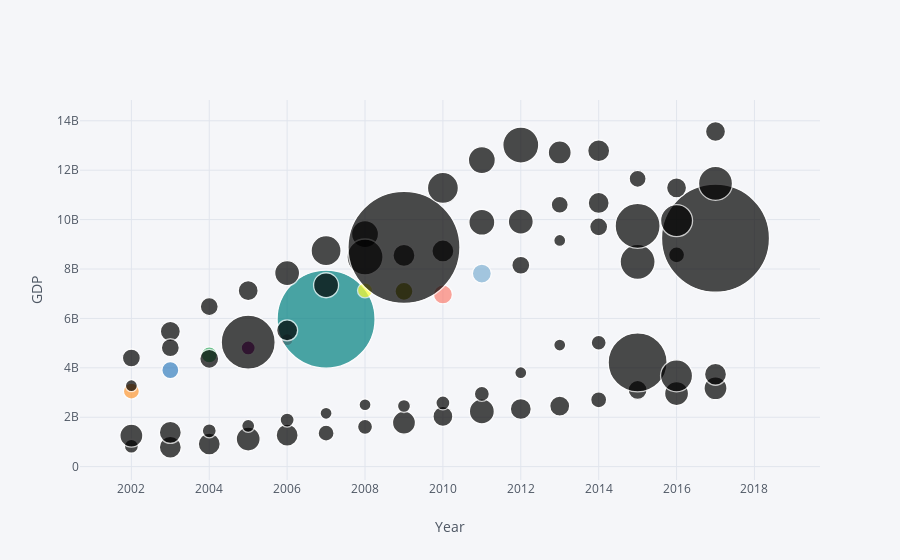

This figure's notebook cell:
### Code cell
select_low_country_df.iplot(kind='bubble', x='Year', mode='markers', y='GDP', size='Total Aid', text='Country',
             xTitle='Year', yTitle='GDP',
             filename='Aid_vs_GDP_bubbleplot')

### Figure 1 — Plotly figure (JSON) as saved in the notebook; plotly's stock layout.template omitted (floating-point values rounded to 4 significant figures)
{"data": [{"marker": {"color": ["rgb(255, 153, 51)", "rgb(55, 128, 191)", "rgb(50, 171, 96)", "rgb(128, 0, 128)", "rgb(219, 64, 82)", "rgb(0, 128, 128)", "rgb(255, 255, 51)", "rgb(128, 128, 0)", "rgb(251, 128, 114)", "rgb(128, 177, 211)"], "line": {"width": 1.3}, "size": [16, 17, 16, 14, 12, 98, 15, 18, 19, 19, 18, 12, 18, 35, 16, 108, 14, 22, 22, 24, 22, 16, 15, 23, 20, 25, 21, 20, 16, 19, 24, 23, 18, 20, 19, 54, 21, 25, 27, 22, 22, 26, 25, 17, 21, 45, 32, 34, 12, 18, 18, 20, 25, 30, 36, 112, 31, 27, 36, 23, 22, 17, 20, 20, 23, 22, 14, 13, 14, 12, 12, 13, 14, 15, 12, 12, 15, 59, 32, 22], "symbol": "circle"}, "mode": "markers", "text": ["Benin", "Benin", "Benin", "Benin", "Benin", "Benin", "Benin", "Benin", "Benin", "Benin", "Benin", "Benin", "Benin", "Benin", "Benin", "Benin", "Burundi", "Burundi", "Burundi", "Burundi", "Burundi", "Burundi", "Burundi", "Burundi", "Burundi", "Burundi", "Burundi", "Burundi", "Burundi", "Burundi", "Burundi", "Burundi", "Madagascar", "Madagascar", "Madagascar", "Madagascar", "Madagascar", "Madagascar", "Madagascar", "Madagascar", "Madagascar", "Madagascar", "Madagascar", "Madagascar", "Madagascar", "Madagascar", "Madagascar", "Madagascar", "Namibia", "Namibia", "Namibia", "Namibia", "Namibia", "Namibia", "Namibia", "Namibia", "Namibia", "Namibia", "Namibia", "Namibia", "Namibia", "Namibia", "Namibia", "Namibia", "Sierra Leone", "Sierra Leone", "Sierra Leone", "Sierra Leone", "Sierra Leone", "Sierra Leone", "Sierra Leone", "Sierra Leone", "Sierra Leone", "Sierra Leone", "Sierra Leone", "Sierra Leone", "Sierra Leone", "Sierra Leone", "Sierra Leone", "Sierra Leone"], "type": "scatter", "uid": "98675d4c-f21d-40c3-ade6-5d209e545586", "x": [2002, 2003, 2004, 2005, 2006, 2007, 2008, 2009, 2010, 2011, 2012, 2013, 2014, 2015, 2016, 2017, 2002, 2003, 2004, 2005, 2006, 2007, 2008, 2009, 2010, 2011, 2012, 2013, 2014, 2015, 2016, 2017, 2002, 2003, 2004, 2005, 2006, 2007, 2008, 2009, 2010, 2011, 2012, 2013, 2014, 2015, 2016, 2017, 2002, 2003, 2004, 2005, 2006, 2007, 2008, 2009, 2010, 2011, 2012, 2013, 2014, 2015, 2016, 2017, 2002, 2003, 2004, 2005, 2006, 2007, 2008, 2009, 2010, 2011, 2012, 2013, 2014, 2015, 2016, 2017], "y": [3055000000.0, 3905000000.0, 4521000000.0, 4804000000.0, 5142000000.0, 5970000000.0, 7133000000.0, 7097000000.0, 6970000000.0, 7814000000.0, 8153000000.0, 9157000000.0, 9707000000.0, 8291000000.0, 8573000000.0, 9247000000.0, 825400000.0, 784700000.0, 915300000.0, 1117000000.0, 1273000000.0, 1356000000.0, 1612000000.0, 1781000000.0, 2032000000.0, 2236000000.0, 2333000000.0, 2452000000.0, 2706000000.0, 3104000000.0, 2959000000.0, 3172000000.0, 4397000000.0, 5474000000.0, 4364000000.0, 5039000000.0, 5516000000.0, 7343000000.0, 9413000000.0, 8550000000.0, 8730000000.0, 9893000000.0, 9920000000.0, 10600000000.0, 10670000000.0, 9744000000.0, 9959000000.0, 11470000000.0, 3276000000.0, 4812000000.0, 6480000000.0, 7121000000.0, 7835000000.0, 8741000000.0, 8487000000.0, 8876000000.0, 11280000000.0, 12410000000.0, 13020000000.0, 12720000000.0, 12790000000.0, 11650000000.0, 11290000000.0, 13570000000.0, 1253000000.0, 1386000000.0, 1449000000.0, 1650000000.0, 1885000000.0, 2158000000.0, 2505000000.0, 2454000000.0, 2578000000.0, 2943000000.0, 3802000000.0, 4920000000.0, 5015000000.0, 4219000000.0, 3675000000.0, 3740000000.0]}], "layout": {"legend": {"bgcolor": "#F5F6F9", "font": {"color": "#4D5663"}}, "paper_bgcolor": "#F5F6F9", "plot_bgcolor": "#F5F6F9", "title": {"font": {"color": "#4D5663"}}, "xaxis": {"gridcolor": "#E1E5ED", "showgrid": true, "tickfont": {"color": "#4D5663"}, "title": {"font": {"color": "#4D5663"}, "text": "Year"}, "zerolinecolor": "#E1E5ED"}, "yaxis": {"gridcolor": "#E1E5ED", "showgrid": true, "tickfont": {"color": "#4D5663"}, "title": {"font": {"color": "#4D5663"}, "text": "GDP"}, "zerolinecolor": "#E1E5ED"}}}
